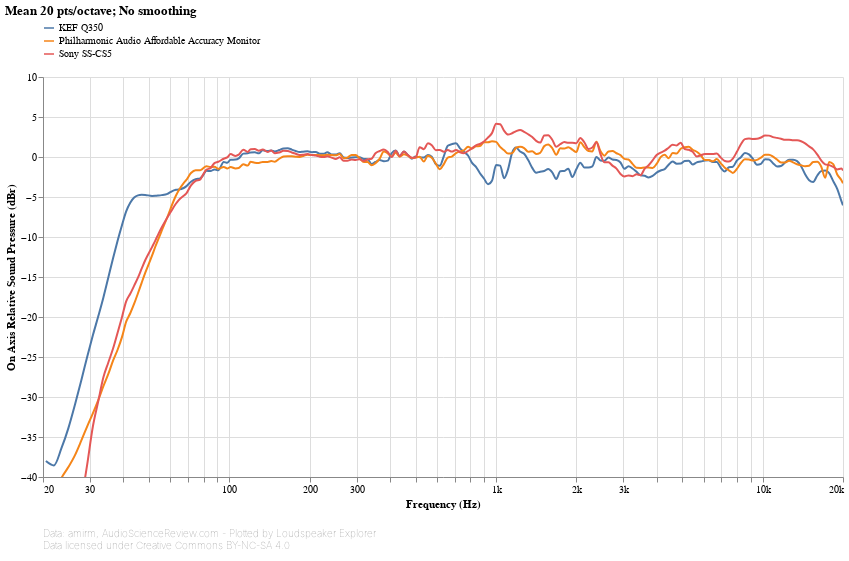

Source (notebook cell):
### Markdown cell above
## On-axis response

### Code cell
#@markdown
standalone_speaker_frequency_response_db_chart(
    ('CEA2034', 'On Axis'),
    sound_pressure_yaxis(title_prefix='On Axis'))

### Figure 1 — Vega-Lite specification as saved in the notebook (floating-point values rounded to 4 significant figures; data arrays with more than 128 entries replaced by an {"elided": "..."} marker saying what was removed)
{"config": {"view": {"continuousWidth": 400, "continuousHeight": 300, "opacity": 0}}, "vconcat": [{"layer": [{"mark": {"type": "line", "clip": true, "interpolate": "monotone"}, "encoding": {"opacity": {"condition": {"value": 1, "selection": "selector012"}, "value": 0.2}}, "selection": {"selector012": {"type": "multi", "encodings": ["color"], "bind": "legend"}, "selector014": {"type": "interval", "bind": "scales", "encodings": ["x", "y"]}, "selector015": {"type": "single", "fields": ["speaker"], "bind": {"input": "select", "options": [null, "KEF Q350", "Philharmonic Audio Affordable Accuracy Monitor", "Sony SS-CS5"], "labels": ["All", "KEF Q350", "Philharmonic Audio Affordable Accuracy Monitor", "Sony SS-CS5"], "name": "Speaker: "}}}, "title": {"text": "Mean 20 pts/octave; No smoothing", "anchor": "start"}}, {"mark": {"type": "circle", "clip": true, "size": 100}, "encoding": {"fillOpacity": {"condition": {"value": 0.3, "selection": "selector013"}, "value": 0}}, "selection": {"selector013": {"type": "single", "on": "mouseover", "clear": "mouseout", "empty": "none", "encodings": ["x", "y"]}}, "title": {"text": "Mean 20 pts/octave; No smoothing", "anchor": "start"}}], "data": {"name": "data-f2eb6a539e67814d258be5f77959bcb4"}, "encoding": {"color": {"type": "nominal", "field": "speaker", "legend": {"direction": "vertical", "labelLimit": 600, "orient": "top", "symbolType": "stroke"}, "title": null}, "tooltip": [{"type": "nominal", "field": "speaker", "title": "Speaker"}, {"type": "quantitative", "field": "frequency", "format": ".03s", "title": "Frequency (Hz)"}, {"type": "quantitative", "field": "value", "format": ".2f", "title": "Value (dB)"}], "x": {"type": "quantitative", "axis": {"format": "s"}, "field": "frequency", "scale": {"base": 10, "domain": [20, 20000], "nice": false, "type": "log"}, "title": "Frequency (Hz)"}, "y": {"type": "quantitative", "axis": {"grid": true}, "field": "value", "scale": {"domain": [-40, 10]}, "title": ["On Axis Relative Sound Pressure (dBr)"]}}, "height": 400, "transform": [{"flatten": ["frequency", "value"]}, {"filter": {"selection": "selector015"}}], "width": 800}, {"mark": "text", "height": 1, "title": {"text": ["Data: amirm, AudioScienceReview.com - Plotted by Loudspeaker Explorer", "Data licensed under Creative Commons BY-NC-SA 4.0"], "anchor": "start", "color": "gray", "fontSize": 10, "fontWeight": "lighter"}, "width": 600}], "resolve": {"legend": {"color": "independent"}}, "$schema": "https://vega.github.io/schema/vega-lite/v4.8.1.json", "datasets": {"data-f2eb6a539e67814d258be5f77959bcb4": [{"speaker": "KEF Q350", "frequency": {"elided": "194 float values"}, "value": {"elided": "194 float values"}}, {"speaker": "Philharmonic Audio Affordable Accuracy Monitor", "frequency": {"elided": "194 float values"}, "value": {"elided": "194 float values"}}, {"speaker": "Sony SS-CS5", "frequency": {"elided": "194 float values"}, "value": {"elided": "194 float values"}}]}}
